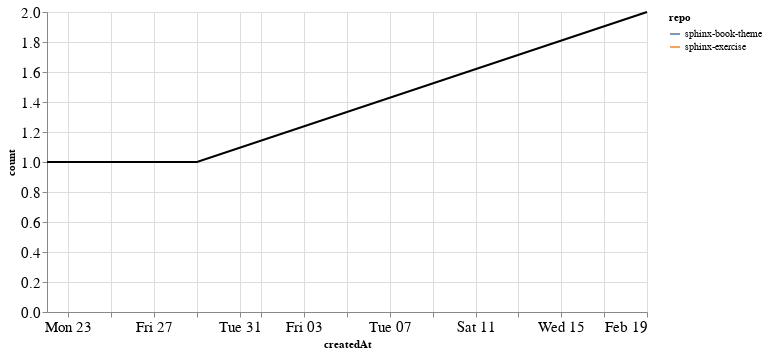

Notebook source saved alongside this figure:
### Markdown cell above
### PRs

### Code cell
prs_time = prs.groupby('repo').resample('W', on='createdAt').count()['author'].reset_index()
prs_time = prs_time.rename(columns={'author': 'count'})
prs_time_total = prs_time.groupby('createdAt').agg({"count": "sum"}).reset_index()

ch1 = alt.Chart(prs_time, width=600).mark_line().encode(
    x='createdAt',
    y='count',
    color='repo',
    tooltip="repo"
)

ch2 = alt.Chart(prs_time_total, width=600).mark_line(color="black").encode(
    x='createdAt',
    y='count',
)

ch1 + ch2

### Figure 1 — Vega-Lite specification as saved in the notebook (floating-point values rounded to 4 significant figures)
{"config": {"axisLeft": {"labelFontSize": 15}, "axisBottom": {"labelFontSize": 15}}, "layer": [{"data": {"name": "data-daa800451db05d054b364a92f2ee783d"}, "mark": "line", "encoding": {"color": {"field": "repo", "type": "nominal"}, "tooltip": {"field": "repo", "type": "nominal"}, "x": {"field": "createdAt", "type": "temporal"}, "y": {"field": "count", "type": "quantitative"}}, "width": 600}, {"data": {"name": "data-b2c4b435db4c841f2930ed509c50bfb5"}, "mark": {"type": "line", "color": "black"}, "encoding": {"x": {"field": "createdAt", "type": "temporal"}, "y": {"field": "count", "type": "quantitative"}}, "width": 600}], "$schema": "https://vega.github.io/schema/vega-lite/v4.17.0.json", "datasets": {"data-daa800451db05d054b364a92f2ee783d": [{"repo": "sphinx-book-theme", "createdAt": "2023-02-19T00:00:00", "count": 2}, {"repo": "sphinx-exercise", "createdAt": "2023-01-22T00:00:00", "count": 1}, {"repo": "sphinx-exercise", "createdAt": "2023-01-29T00:00:00", "count": 1}], "data-b2c4b435db4c841f2930ed509c50bfb5": [{"createdAt": "2023-01-22T00:00:00", "count": 1}, {"createdAt": "2023-01-29T00:00:00", "count": 1}, {"createdAt": "2023-02-19T00:00:00", "count": 2}]}}
